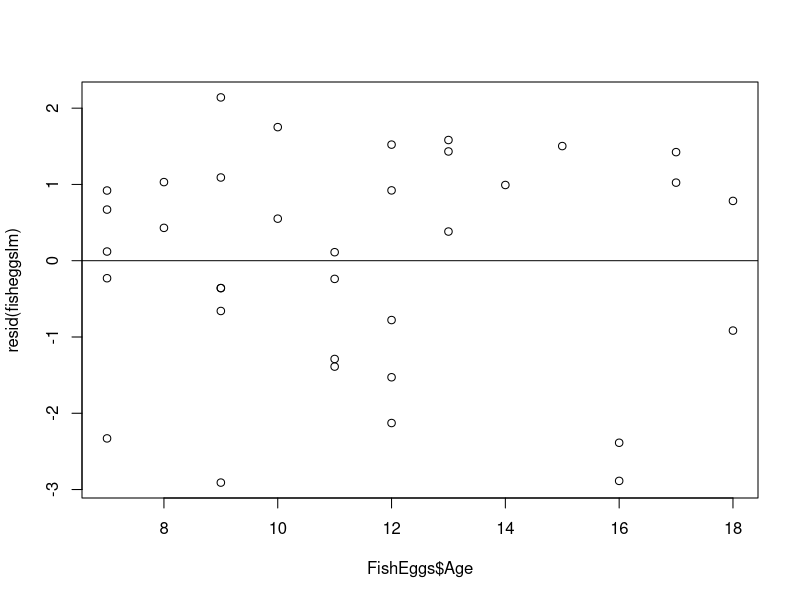
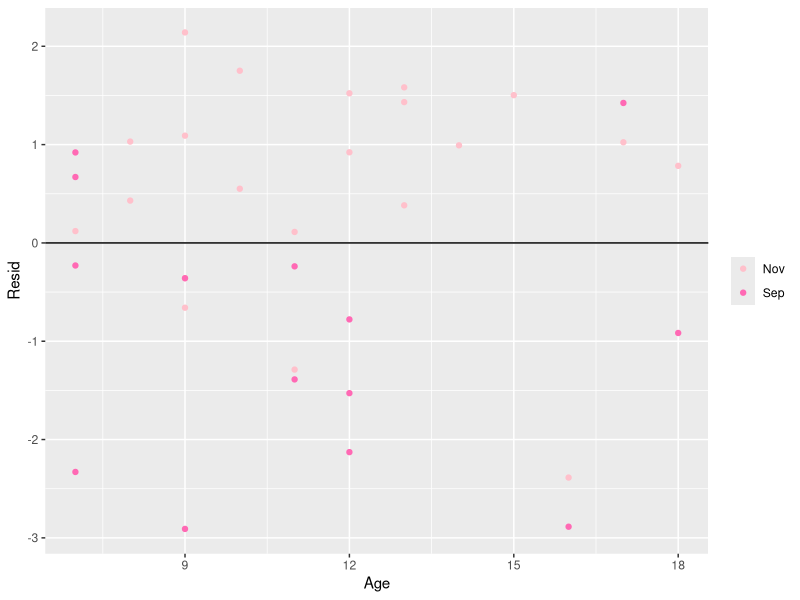
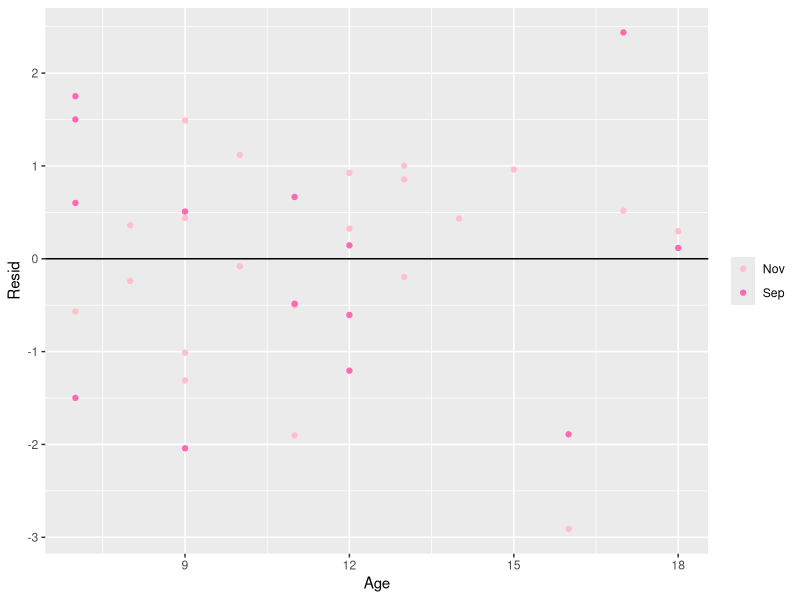
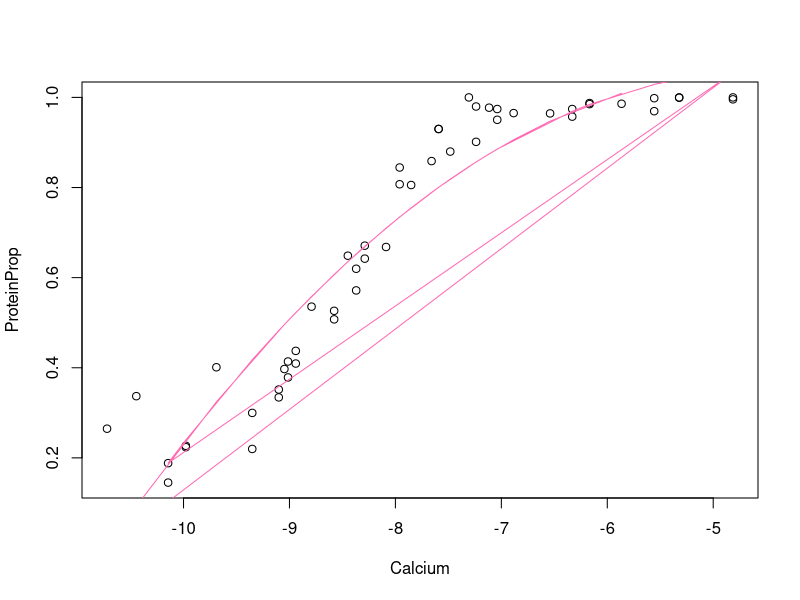
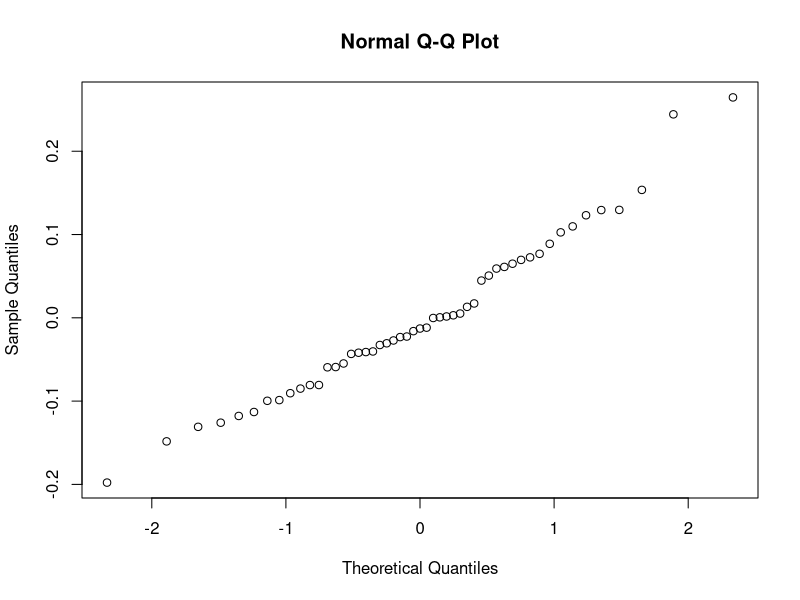
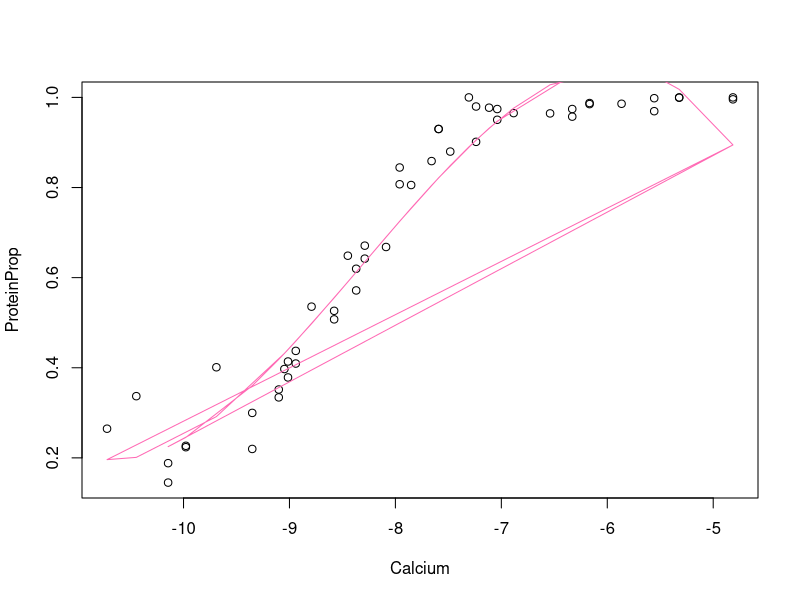
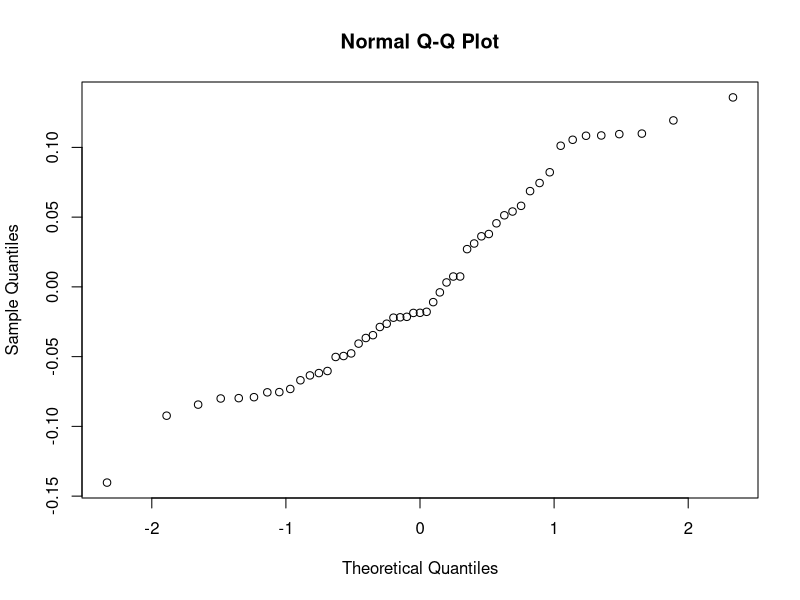

Write R code to recreate these figures, in order.
## ---- chunk 1
library(readr)
FishEggs <- read_csv("Chapter 3/CSV Data Set Files by Descriptive Title - Chapter 3/FishEggs.csv")

fisheggslm = lm(PctDM~Age, data=FishEggs)
summary(fisheggslm)
## ---- chunk 2
plot(FishEggs$Age, resid(fisheggslm))
abline(0,0)
## ---- chunk 3
library(ggplot2)
ggplot(FishEggs,aes(x=Age,y=resid(fisheggslm))) +
  geom_point(aes(color=Month)) + 
  scale_color_manual(name=NULL,
                     values=c("pink", "hotpink"),
                     breaks=c("Nov", "Sep"),
                     labels=c("Nov", "Sep")) + 
  labs(x="Age",
       y="Resid") +
  geom_hline(yintercept=0)

FishEggs$AgeSept = FishEggs$Age * FishEggs$Sept
fisheggslm2 = lm(PctDM~Age+Sept+AgeSept, data=FishEggs)
summary(fisheggslm2)
## ---- chunk 4
fisheggslm2 = lm(PctDM~Age+Sept, data=FishEggs)
summary(fisheggslm2)
## ---- chunk 5
ggplot(FishEggs,aes(x=Age,y=resid(fisheggslm2))) +
  geom_point(aes(color=Month)) + 
  scale_color_manual(name=NULL,
                     values=c("pink", "hotpink"),
                     breaks=c("Nov", "Sep"),
                     labels=c("Nov", "Sep")) + 
  labs(x="Age",
       y="Resid") +
  geom_hline(yintercept=0)
## ---- chunk 6
Fluorescence <- read_csv("Chapter 3/CSV Data Set Files by Descriptive Title - Chapter 3/Fluorescence.csv")

Fluorescence$CalciumSq = Fluorescence$Calcium^2
fluorescencelm = lm(ProteinProp~Calcium+CalciumSq, data=Fluorescence)
summary(fluorescencelm)
## ---- chunk 7
plot(ProteinProp~Calcium, data=Fluorescence)+
  lines(fitted(fluorescencelm)~Fluorescence$Calcium,col="hotpink")
## ---- chunk 8
qqnorm(resid(fluorescencelm))
## ---- chunk 9
Fluorescence$CalciumCu = Fluorescence$Calcium^3
fluorescencelm2 = lm(ProteinProp~Calcium+CalciumSq+CalciumCu, data=Fluorescence)
summary(fluorescencelm2)
## ---- chunk 10
plot(ProteinProp~Calcium, data=Fluorescence)+
  lines(fitted(fluorescencelm2)~Fluorescence$Calcium,col="hotpink")
## ---- chunk 11
qqnorm(resid(fluorescencelm2))
## ---- chunk 12
Pollster08 <- read_csv("Chapter 3/CSV Data Set Files by Descriptive Title - Chapter 3/Pollster08.csv")

Pollster08$DaySq = Pollster08$Days^2
pollster08lm = lm(Margin~Days+DaySq, data=Pollster08)
summary(pollster08lm)
## ---- chunk 13
Pollster08$DayCharlie = Pollster08$Days*Pollster08$Charlie
pollster08lm2 = lm(Margin~Days+Charlie+DayCharlie, data=Pollster08)
summary(pollster08lm2)
## ---- chunk 14
Pollster08$DayMeltdown = Pollster08$Days*Pollster08$Meltdown
pollster08lm2 = lm(Margin~Days+Meltdown+DayMeltdown, data=Pollster08)
summary(pollster08lm2)
## ---- chunk 15
CountyHealth <- read_csv("Chapter 3/CSV Data Set Files by Descriptive Title - Chapter 3/CountyHealth.csv")

CountyHealth$MDSq = CountyHealth$MDs^1/2
cor(CountyHealth[,c(3:5)])
## ---- chunk 16
hosplm = lm(MDSq~Hospitals, data=CountyHealth)
bedlm = lm(MDSq~Beds, data=CountyHealth)
summary(hosplm)
summary(bedlm)
## ---- chunk 17
CountyHealth$HospBed = CountyHealth$Hospitals*CountyHealth$Beds
hospbedlm = lm(MDSq~Hospitals+Beds+HospBed, data=CountyHealth)
summary(hospbedlm)
